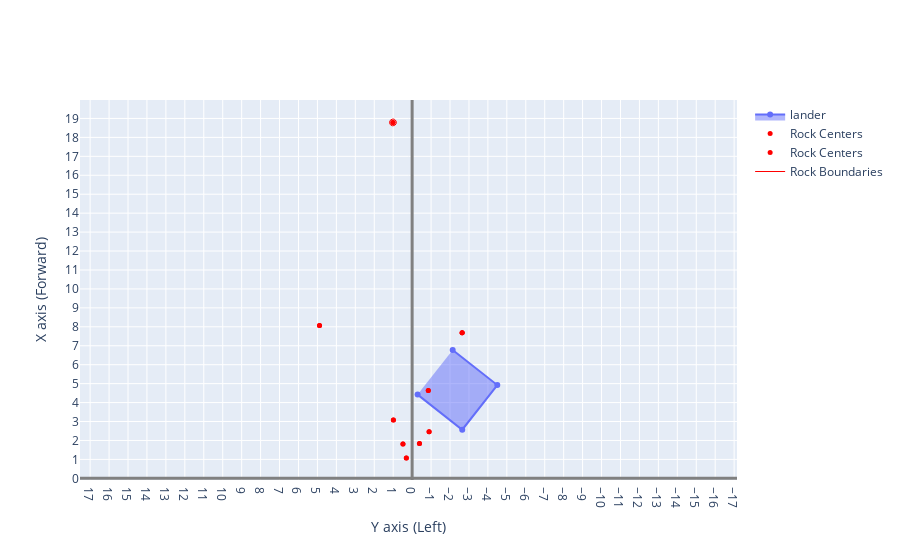

Notebook cell for this chart:
### Code cell
rock_points_rover_frame = []
rock_data = compute_rock_radii(results)

for rock in results:
    rock_points_rover_frame.append(
        project_pixel_to_rover(rock["left_centroid"], rock["depth"], "FrontLeft", cam_config)
    )

rock_points_rover_frame = np.array(rock_points_rover_frame)
# print(rock_points_rover_frame)
fig = go.Figure()
fig.add_trace(go.Scatter(x=lander_local[:, 1], y=lander_local[:, 0], fill="toself", name="lander"))
fig = plot_rocks_rover_frame(rock_points_rover_frame, rock_data, fig=fig, color="red")
fig.show()

### Figure 1 — Plotly figure (JSON) as saved in the notebook; plotly's stock layout.template omitted (floating-point values rounded to 4 significant figures; data arrays with more than 128 entries replaced by an {"elided": "..."} marker saying what was removed)
{"data": [{"fill": "toself", "name": "lander", "type": "scatter", "x": [-2.14, -4.496, -2.645, -0.2889], "y": [6.778, 4.923, 2.566, 4.421]}, {"marker": {"color": "red", "size": 5}, "mode": "markers", "name": "Rock Centers", "type": "scatter", "x": [-0.8529, 0.9888, -0.8958, -0.3879, 0.4852, 0.306, 1.012, -2.641, 4.89], "y": [4.635, 3.074, 2.458, 1.839, 1.806, 1.08, 18.79, 7.684, 8.073]}, {"marker": {"color": "red", "size": 5}, "mode": "markers", "name": "Rock Centers", "type": "scatter", "x": [-0.8529, 0.9888, -0.8958, -0.3879, 0.4852, 0.306, 1.012, -2.641, 4.89], "y": [4.635, 3.074, 2.458, 1.839, 1.806, 1.08, 18.79, 7.684, 8.073]}, {"line": {"color": "red", "width": 1}, "mode": "lines", "name": "Rock Boundaries", "type": "scatter", "x": {"elided": "909 float values"}, "y": {"elided": "909 float values"}}], "layout": {"showlegend": true, "xaxis": {"autorange": "reversed", "dtick": 1, "tickmode": "linear", "title": {"text": "Y axis (Left)"}, "zerolinecolor": "gray", "zerolinewidth": 3}, "yaxis": {"dtick": 1, "scaleanchor": "x", "tickmode": "linear", "title": {"text": "X axis (Forward)"}, "zerolinecolor": "gray", "zerolinewidth": 3}}}
